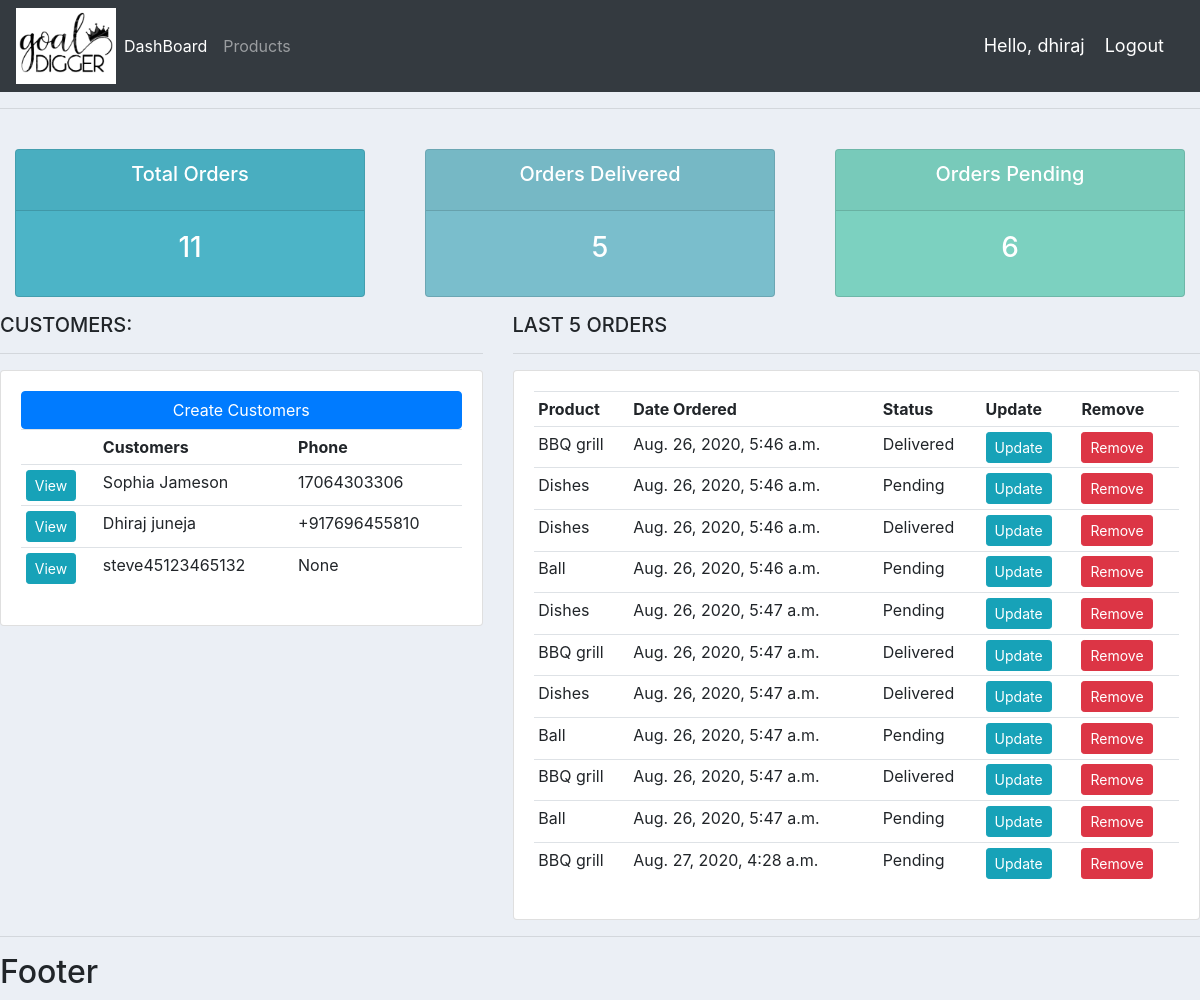
The app's page / (signed in) with its own data.
### accounts/models.py (models this page shows, shortened)
class Customer(models.Model):
    user = models.OneToOneField(User, null=True,blank=True, on_delete=models.CASCADE)
    name = models.CharField(max_length=200, null=True)
    phone = models.CharField(max_length=200, null=True)
    email = models.CharField(max_length=200, null=True)
    profile_pic = models.ImageField(default="profile1.png", null=True, blank=True)
    date_created = models.DateTimeField(auto_now_add=True, null=True)

class Order(models.Model):
    STATUS = (
        ('Pending', 'Pending'),
        ('Out for delivery', 'Out for delivery'),
        ('Delivered', 'Delivered'),
    )
    customer = models.ForeignKey(Customer, null=True, on_delete=models.CASCADE)
    product = models.ForeignKey(Product, null=True, on_delete=models.SET_NULL)
    date_created = models.DateTimeField(auto_now_add=True, null=True)
    status = models.CharField(max_length=200, null=True, choices=STATUS)
    note = models.CharField(max_length=1000, null=True)

class Product(models.Model):
    CATEGORY = (
        ('Indoor', 'Indoor'),
        ('Out Door', 'Out Door')
        )
    name = models.CharField(max_length=200, null=True)
    price = models.FloatField(null=True)
    category = models.CharField(max_length=200, null=True, choices=CATEGORY)
    discription = models.CharField(max_length=200, null=True, blank=True)
    date_created = models.DateTimeField(auto_now_add=True, null=True)
    tags = models.ManyToManyField(Tag)
    def __str__(self):
        return self.name

### accounts/decorators.py (the view)
    def wrapper_function(request, *args, **kwargs):
        group = None
        if request.user.groups.exists():
            group = request.user.groups.all()[0].name
        if group == 'customer':
            return redirect('user-page')
        elif group == 'admin':
            return view_func(request, *args, **kwargs)

### accounts/views.py (called while the page is built)
@login_required(login_url='login')
@admin_only
def home(request):
    orders = Order.objects.all()
    customers = Customer.objects.all()
    total_customers = customers.count()
    total_orders = orders.count()
    delivered = orders.filter(status='Delivered').count()
    pending = orders.filter(status='Pending').count()
    context = {
        'orders': orders,
        'customers': customers,
        'total_customers': total_customers,
        'total_orders': total_orders,
        'delivered': delivered,
        'pending': pending,
        }
    return render(request, 'accounts/dashboard.html', context)

### accounts/templates/accounts/dashboard.html
{% extends 'accounts/main.html' %}
{% block content %}
{% include 'accounts/status.html' %}
<div class="row">
    <div class="col-md-5">
        <h5>CUSTOMERS:</h5>
        <hr>
        <div class="card card-body">
            <a href="" class="btn btn-primary btn-block">Create Customers</a>
            <table class="table table-sm">
                <tr>
                    <th></th>
                    <th>Customers</th>
                    <th>Phone</th>
                </tr>
                {% for customer in customers %}
                <tr>
                    <td><a class="btn btn-sm btn-info" href='{% url "customer" customer.id %}'>View</a></td>
                    <td>{{ customer.name }}</td>
                    <td>{{ customer.phone }}</td>
                </tr>
            {% endfor %}
            </table>
        </div>
    </div>
    <div class="col-md-7">
        <h5>LAST 5 ORDERS</h5>
        <hr>
        <div class="card card-body">
            <table class="table table-sm">
                <tr>
                    <th>Product</th>
                    <th>Date Ordered</th>
                    <th>Status</th>
                    <th>Update</th>
                    <th>Remove</th>
                </tr>
                {% for order in orders %}
                <tr>
                    <td>{{ order.product }}</td>
                    <td>{{ order.date_created }}</td>
                    <td>{{ order.status }}</td>
                    <td><a href="{% url 'update_order' order.id %}" class="btn btn-sm btn-info">Update</a></td>
                    <td><a href="{% url 'delete_order' order.id %}" class="btn btn-sm btn-danger">Remove</a></td>
                </tr>
            {% endfor %}
            </table>
        </div>
    </div>
</div>
{% endblock %}

### accounts/templates/accounts/main.html (shortened to what this page needs)
{% load static %}
<!DOCTYPE html>
<html lang="en">
<head>
    <link rel="stylesheet" href="https://stackpath.bootstrapcdn.com/bootstrap/4.5.2/css/bootstrap.min.css">
    <link rel="stylesheet" href="{% static  '/css/main.css' %}">
</head>
<body>
    {% include 'accounts/navbar.html' %}
    <hr>
    {% block content %}
    {% endblock %}
    <hr>
    <h2>Footer</h2>
</body>
</html>

### accounts/templates/accounts/navbar.html (shortened to what this page needs)
{% load static %}
<nav class="navbar navbar-expand-lg navbar-dark bg-dark">
    <img src="{% static  '/images/gold-diggers2.jpg'  %}" alt="" style="width: 100px;">
    <div class="collapse navbar-collapse" id="navbarNav">
      <ul class="navbar-nav">
        {% if request.user.is_staff %}
        <li class="nav-item active">
          <a class="nav-link" href="{% url 'home'  %}">DashBoard</a>
        </li>
        <li class="nav-item">
          <a class="nav-link" href="{% url 'products'  %}">Products</a>
        </li>
        {% else %}
        <li class="nav-item">
          <a href="{% url 'account' %}" class="nav-link">Setting</a>
        </li>
        {% endif %}
      </ul>
    </div>
      <span id="hello-msg"><a href="{% url 'user-page' %}">Hello, {{ request.user }}</a></span>
      <span><a class="hello-msg" href="{% url 'logout' %}">Logout</a></span>
  </nav>

### accounts/templates/accounts/status.html
<br>
<div class="row">
	<div class="col">
		<div class="col-md">
			<div class="card text-center text-white  mb-3" id="total-orders">
			  	<div class="card-header">
			  		<h5 class="card-title">Total Orders</h5>
			  	</div>
			  	<div class="card-body">
			    	<h3 class="card-title">{{total_orders}}</h3>
			  	</div>
			</div>
		</div>
	</div>
	<div class="col">
		<div class="col-md">
			<div class="card text-center text-white  mb-3" id="orders-delivered">
			  	<div class="card-header">
			  		<h5 class="card-title">Orders Delivered</h5>
			  	</div>
			  	<div class="card-body">
			    	<h3 class="card-title">{{delivered}}</h3>
			  	</div>
			</div>
		</div>
	</div>
	<div class="col">
		<div class="col-md">
			<div class="card text-center text-white  mb-3" id="orders-pending">
			  	<div class="card-header">
			  		<h5 class="card-title">Orders Pending</h5>
			  	</div>
			  	<div class="card-body">
			    	<h3 class="card-title">{{pending}}</h3>
			  	</div>
			</div>
		</div>
	</div>
</div>

### static/css/main.css (style rules this page uses)
body { background-color: #ebeff5; }
#total-orders { background-color: #4cb4c7; }
#orders-delivered { background-color: #7abecc; }
#orders-pending { background-color: #7CD1C0; }

### accounts/templates/accounts/navbar.html (style rules this page uses)
#hello-msg a { font-size: 18px; color: #fff; margin-right: 20px; }
.hello-msg { font-size: 18px; color: #fff; margin-right: 20px; }

### records on screen
Customer: name "Sophia Jameson", phone "17064303306"
Customer: name "Dhiraj juneja", phone "+917696455810"
Customer: name "steve45123465132", phone "None"
Order: product "BBQ grill", date_created "Aug. 26, 2020, 5:46 a.m.", status "Delivered"
Order: product "Dishes", date_created "Aug. 26, 2020, 5:46 a.m.", status "Pending"
Order: product "Dishes", date_created "Aug. 26, 2020, 5:46 a.m.", status "Delivered"
Order: product "Ball", date_created "Aug. 26, 2020, 5:46 a.m.", status "Pending"
Order: product "Dishes", date_created "Aug. 26, 2020, 5:47 a.m.", status "Pending"
Order: product "BBQ grill", date_created "Aug. 26, 2020, 5:47 a.m.", status "Delivered"
Order: product "Dishes", date_created "Aug. 26, 2020, 5:47 a.m.", status "Delivered"
Order: product "Ball", date_created "Aug. 26, 2020, 5:47 a.m.", status "Pending"
Order: product "BBQ grill", date_created "Aug. 26, 2020, 5:47 a.m.", status "Delivered"
Order: product "Ball", date_created "Aug. 26, 2020, 5:47 a.m.", status "Pending"
Order: product "BBQ grill", date_created "Aug. 27, 2020, 4:28 a.m.", status "Pending"

### other values on screen
{{ request.user }} "dhiraj"
{{ total_orders }} "11"
{{ delivered }} "5"
{{ pending }} "6"
